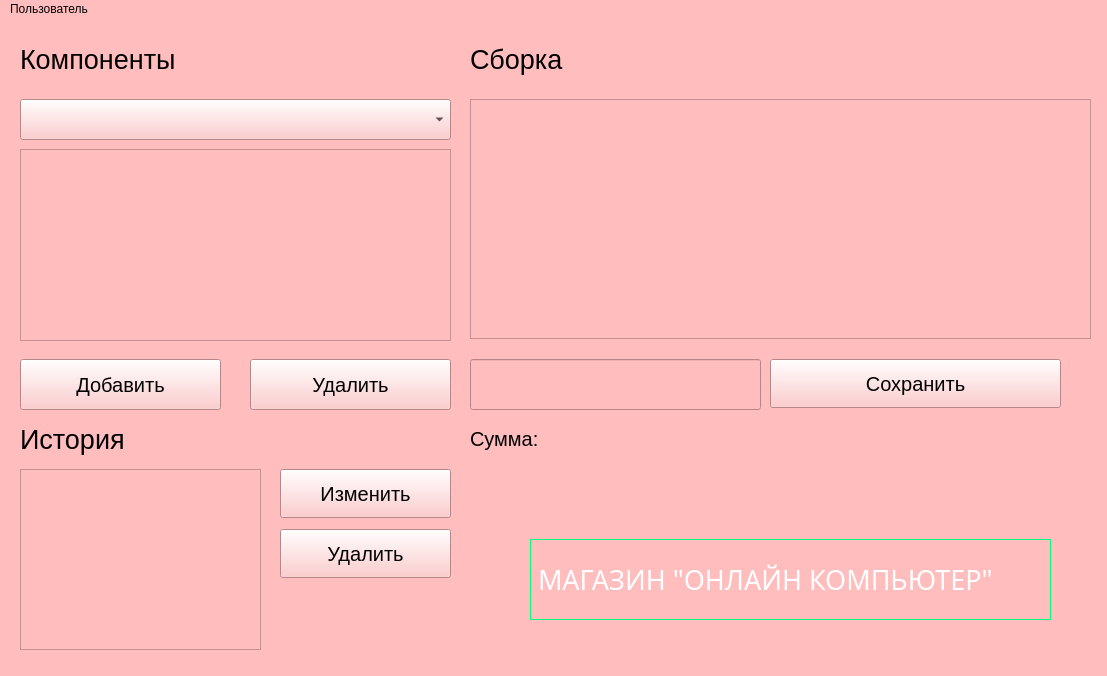
<?xml version="1.0" encoding="UTF-8"?>
<ui version="4.0">
 <class>MainWindow</class>
 <widget class="QMainWindow" name="MainWindow">
  <property name="geometry">
   <rect>
    <x>0</x>
    <y>0</y>
    <width>1107</width>
    <height>676</height>
   </rect>
  </property>
  <property name="windowTitle">
   <string>Конфигуратор компьютера</string>
  </property>
  <property name="styleSheet">
   <string notr="true">background-color: rgb(255, 189, 190);</string>
  </property>
  <widget class="QWidget" name="centralwidget">
   <widget class="QLabel" name="component_label">
    <property name="geometry">
     <rect>
      <x>20</x>
      <y>20</y>
      <width>201</width>
      <height>41</height>
     </rect>
    </property>
    <property name="font">
     <font>
      <pointsize>20</pointsize>
     </font>
    </property>
    <property name="text">
     <string>Компоненты</string>
    </property>
   </widget>
   <widget class="QLabel" name="history_label">
    <property name="geometry">
     <rect>
      <x>20</x>
      <y>400</y>
      <width>201</width>
      <height>40</height>
     </rect>
    </property>
    <property name="font">
     <font>
      <pointsize>20</pointsize>
     </font>
    </property>
    <property name="text">
     <string>История</string>
    </property>
   </widget>
   <widget class="QLabel" name="pc_label">
    <property name="geometry">
     <rect>
      <x>470</x>
      <y>20</y>
      <width>201</width>
      <height>41</height>
     </rect>
    </property>
    <property name="font">
     <font>
      <pointsize>20</pointsize>
     </font>
    </property>
    <property name="text">
     <string>Сборка</string>
    </property>
   </widget>
   <widget class="QPushButton" name="pc_saveBtn">
    <property name="geometry">
     <rect>
      <x>770</x>
      <y>340</y>
      <width>291</width>
      <height>49</height>
     </rect>
    </property>
    <property name="font">
     <font>
      <pointsize>15</pointsize>
     </font>
    </property>
    <property name="text">
     <string>Сохранить</string>
    </property>
   </widget>
   <widget class="QComboBox" name="component_type">
    <property name="geometry">
     <rect>
      <x>20</x>
      <y>80</y>
      <width>431</width>
      <height>41</height>
     </rect>
    </property>
    <property name="font">
     <font>
      <pointsize>15</pointsize>
     </font>
    </property>
   </widget>
   <widget class="QListWidget" name="component_list">
    <property name="geometry">
     <rect>
      <x>20</x>
      <y>130</y>
      <width>431</width>
      <height>192</height>
     </rect>
    </property>
   </widget>
   <widget class="QPushButton" name="component_addBtn">
    <property name="geometry">
     <rect>
      <x>20</x>
      <y>340</y>
      <width>201</width>
      <height>51</height>
     </rect>
    </property>
    <property name="font">
     <font>
      <pointsize>15</pointsize>
     </font>
    </property>
    <property name="text">
     <string>Добавить</string>
    </property>
   </widget>
   <widget class="QListWidget" name="pc_components">
    <property name="geometry">
     <rect>
      <x>470</x>
      <y>80</y>
      <width>621</width>
      <height>240</height>
     </rect>
    </property>
   </widget>
   <widget class="QLabel" name="pc_sum">
    <property name="geometry">
     <rect>
      <x>470</x>
      <y>400</y>
      <width>291</width>
      <height>40</height>
     </rect>
    </property>
    <property name="font">
     <font>
      <pointsize>15</pointsize>
     </font>
    </property>
    <property name="text">
     <string>Сумма:</string>
    </property>
   </widget>
   <widget class="QLineEdit" name="pc_name">
    <property name="geometry">
     <rect>
      <x>470</x>
      <y>340</y>
      <width>291</width>
      <height>51</height>
     </rect>
    </property>
    <property name="font">
     <font>
      <pointsize>15</pointsize>
     </font>
    </property>
   </widget>
   <widget class="QListWidget" name="history_list">
    <property name="geometry">
     <rect>
      <x>20</x>
      <y>450</y>
      <width>241</width>
      <height>181</height>
     </rect>
    </property>
   </widget>
   <widget class="QPushButton" name="history_loadBtn">
    <property name="geometry">
     <rect>
      <x>280</x>
      <y>450</y>
      <width>171</width>
      <height>49</height>
     </rect>
    </property>
    <property name="font">
     <font>
      <pointsize>15</pointsize>
     </font>
    </property>
    <property name="text">
     <string>Изменить</string>
    </property>
   </widget>
   <widget class="QPushButton" name="history_deleteBtn">
    <property name="geometry">
     <rect>
      <x>280</x>
      <y>510</y>
      <width>171</width>
      <height>49</height>
     </rect>
    </property>
    <property name="font">
     <font>
      <pointsize>15</pointsize>
     </font>
    </property>
    <property name="text">
     <string>Удалить</string>
    </property>
   </widget>
   <widget class="QPushButton" name="component_deleteBtn">
    <property name="geometry">
     <rect>
      <x>250</x>
      <y>340</y>
      <width>201</width>
      <height>51</height>
     </rect>
    </property>
    <property name="font">
     <font>
      <pointsize>15</pointsize>
     </font>
    </property>
    <property name="text">
     <string>Удалить</string>
    </property>
   </widget>
   <widget class="QLabel" name="label">
    <property name="geometry">
     <rect>
      <x>530</x>
      <y>520</y>
      <width>521</width>
      <height>81</height>
     </rect>
    </property>
    <property name="font">
     <font>
      <family>Poor Richard</family>
      <pointsize>20</pointsize>
      <weight>50</weight>
      <bold>false</bold>
     </font>
    </property>
    <property name="styleSheet">
     <string notr="true">color: rgb(255, 255, 255);
border: 1px solid rgb(0, 255, 127);</string>
    </property>
    <property name="text">
     <string>МАГАЗИН &quot;ОНЛАЙН КОМПЬЮТЕР&quot;</string>
    </property>
   </widget>
  </widget>
  <widget class="QMenuBar" name="menubar">
   <property name="geometry">
    <rect>
     <x>0</x>
     <y>0</y>
     <width>1107</width>
     <height>26</height>
    </rect>
   </property>
   <widget class="QMenu" name="menu">
    <property name="title">
     <string>Пользователь</string>
    </property>
    <addaction name="exitBtn"/>
    <addaction name="user"/>
   </widget>
   <addaction name="menu"/>
  </widget>
  <action name="exitBtn">
   <property name="text">
    <string>Выход</string>
   </property>
  </action>
  <action name="user">
   <property name="text">
    <string>User</string>
   </property>
  </action>
 </widget>
 <resources/>
 <connections/>
</ui>
